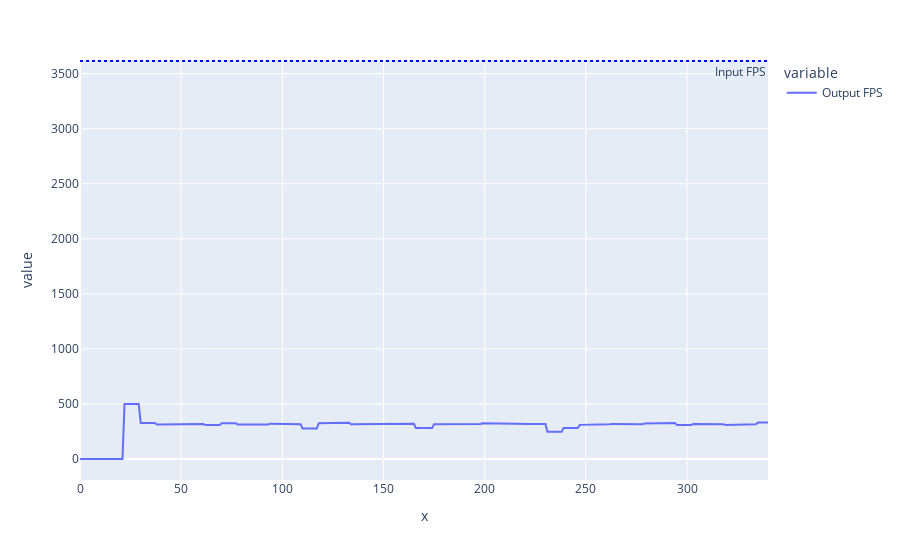

The notebook cell this image was saved under:
### Code cell
# use plotly to create a line chart that has each "FPS" column as a line, and the x-axis is the length of the index
fig = px.line(df, x=range(len(df)), y=['Output FPS'])
# add à horizontal blue line at the level of the "Input FPS" first value
fig.add_hline(y=df['Input FPS'][20], line_dash="dot", line_color="blue", annotation_text="Input FPS", annotation_position="bottom right")

fig.show()

### Figure 1 — Plotly figure (JSON) as saved in the notebook; plotly's stock layout.template omitted (floating-point values rounded to 4 significant figures; data arrays with more than 128 entries replaced by an {"elided": "..."} marker saying what was removed)
{"data": [{"hovertemplate": "variable=Output FPS<br>x=%{x}<br>value=%{y}<extra></extra>", "legendgroup": "Output FPS", "line": {"color": "#636efa", "dash": "solid"}, "marker": {"symbol": "circle"}, "mode": "lines", "name": "Output FPS", "orientation": "v", "showlegend": true, "type": "scatter", "x": {"elided": "341 int values"}, "xaxis": "x", "y": {"elided": "341 int values"}, "yaxis": "y"}], "layout": {"annotations": [{"showarrow": false, "text": "Input FPS", "x": 1, "xanchor": "right", "xref": "x domain", "y": 3615, "yanchor": "top", "yref": "y"}], "legend": {"title": {"text": "variable"}, "tracegroupgap": 0}, "margin": {"t": 60}, "shapes": [{"line": {"color": "blue", "dash": "dot"}, "type": "line", "x0": 0, "x1": 1, "xref": "x domain", "y0": 3615, "y1": 3615, "yref": "y"}], "xaxis": {"anchor": "y", "domain": [0, 1], "title": {"text": "x"}}, "yaxis": {"anchor": "x", "domain": [0, 1], "title": {"text": "value"}}}}
